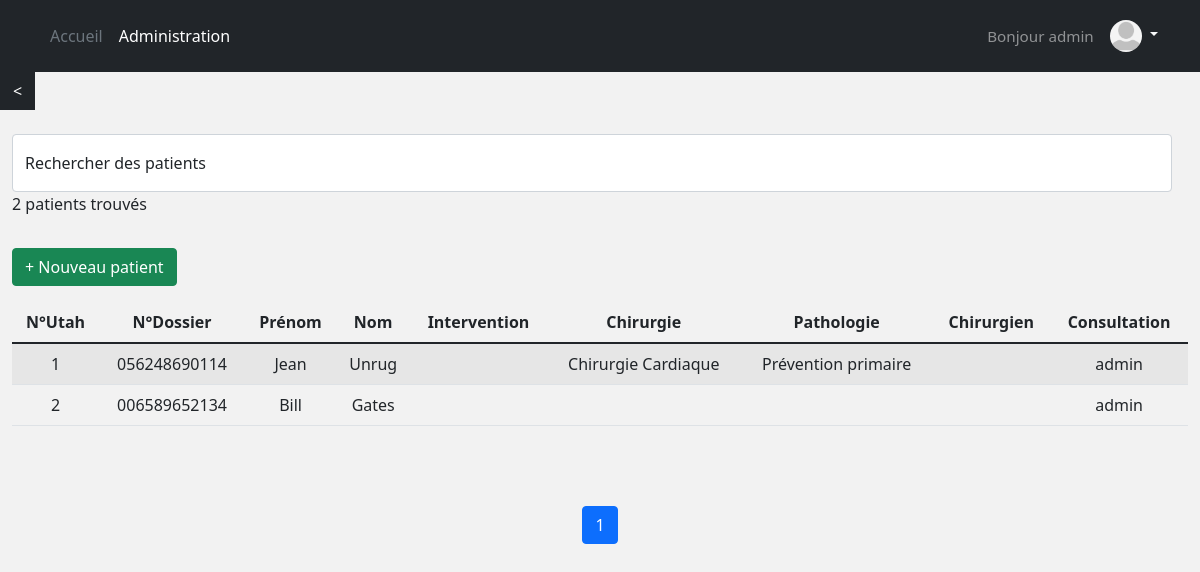
The page /patient/patients/is_author/ (signed in) on the database as committed earlier.
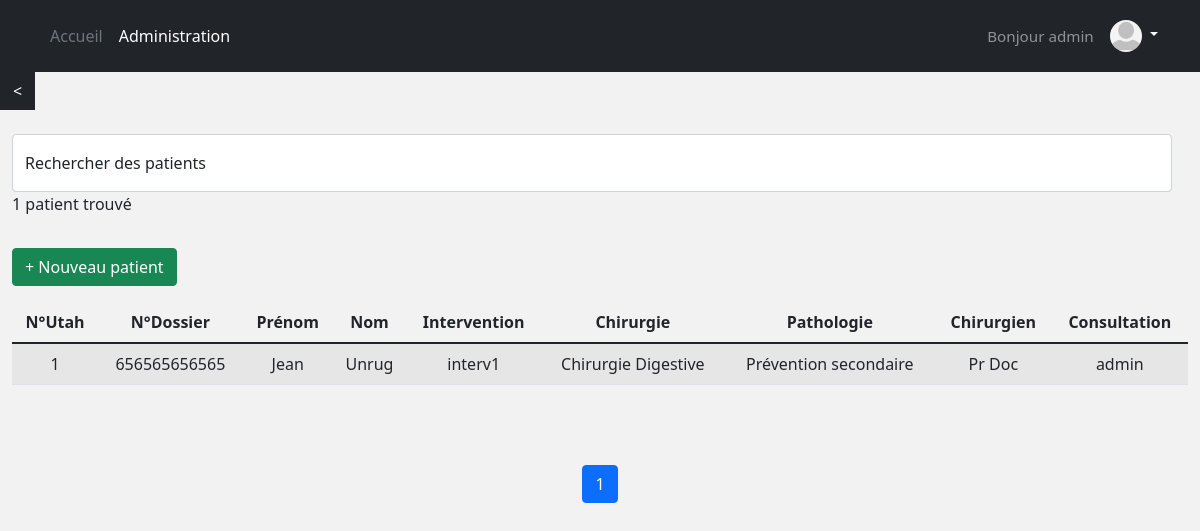
The same page on the database as committed later.
### account/models.py (models this page shows, shortened)
class Account(AbstractBaseUser):
    username = models.CharField(max_length=30, unique=True)
    email = models.EmailField(verbose_name="email", max_length=60, unique=True)
    profile_picture = models.ImageField(upload_to=upload_location, blank=True, null=True)
    date_joined = models.DateTimeField(verbose_name='date joined', auto_now_add=True)
    last_login = models.DateTimeField(verbose_name='last login', auto_now=True)
    is_admin = models.BooleanField(default=False)
    is_active = models.BooleanField(default=True)
    is_staff = models.BooleanField(default=False)
    is_superuser = models.BooleanField(default=False)
    USERNAME_FIELD = 'username'
    REQUIRED_FIELDS = ['email']
    objects = MyAccountManager()
    def profile_picture_is_valid(self):
        return self.profile_picture and os.path.isfile(os.path.join(MEDIA_ROOT, self.profile_picture.name))

### patient/models.py (models this page shows, shortened)
class Patient(models.Model):
    hosp_num = models.CharField("n°dossier", max_length=12, default="", validators=[
        RegexValidator(regex='^.{12}$', message='Length has to be 12'),
        RegexValidator(regex='^[0-9]*$', message='Only digits accepted')])
    firstname = models.CharField('prénom', max_length=200, default="")
    lastname = models.CharField('nom', max_length=200, default="")
    height = models.IntegerField('taille')
    weight = models.IntegerField('poids')
    ddn = models.DateField('Date de naissance')
    ddi = models.DateField("Date de l'intervention", null=True, blank=True)
    intervention = models.CharField('intervention', max_length=200, default="", blank=True)
    chirurgien = models.CharField('chirurgien', max_length=200, default="", blank=True)
    chirurgie = models.CharField("Discipline de l'intervention", max_length=40, choices=to_choice(CHIR_CHOICES), blank=True)
    bleeding_risk = models.CharField("Risque hémorragique de la chirurgie", max_length=100, choices=to_choice(BLEEDRISK_CHOICES), blank=True)
    consultant = models.CharField('Medecin qui fait la consultation', max_length=200, default="", blank=True)
    ddconsult = models.DateField("Date de la consultation", auto_now_add=True, blank=True)
    traitements = models.JSONField(default=dict, blank=True)
    algo = models.CharField("Algorithme suivi", max_length=40, choices=to_choice(ALGO_CHOICES), blank=True)
    algo_result = models.CharField('Résultat', max_length=400, default="", blank=True)
    algo_complete_results = models.JSONField(default=dict)
    schema_therap = models.CharField("Schéma thérapeutique donné au patient", max_length=40, default="Date exacte",
                                     choices=to_choice(["Date exacte", "Terminologie 'dernière prise à J-xx'", "Pas d'arrêt du traitement"]))
    aptt = models.IntegerField('APTT', null=True, blank=True)
    pt = models.IntegerField('PT', null=True, blank=True)
    inr = models.IntegerField('INR', null=True, blank=True)
    hemoglobine = models.IntegerField('Hémoglobine', null=True, blank=True)
    plaquette = models.IntegerField('Plaquettes', null=True, blank=True)
    dfg = models.IntegerField('DFG', null=True, blank=True)
    vol_sang = models.IntegerField('Volume de saignement peropératoire', null=True, blank=True)
    coag = models.CharField("Qualité de la coagulation selon le chirurgien", max_length=2, default='-5',
                            choices=to_choice(['-' + str(i) for i in range(6)] + ['+' + str(i) for i in range(5, -1, -1)]))
    incl_num = models.AutoField(primary_key=True)
    date_published = models.DateTimeField(auto_now_add=True, verbose_name="date published")
    date_updated = models.DateTimeField(auto_now=True, verbose_name="date updated")
    author = models.ForeignKey(settings.AUTH_USER_MODEL, on_delete=models.CASCADE)
    slug = models.SlugField(blank=True, unique=True)
    pathologie = models.CharField("Pathologie justifiant le traitement", max_length=40, choices=to_choice(PATH_CHOICES), blank=True)
    traitement1 = models.CharField("Premier traitement", max_length=40, choices=to_choice(TRAIT_CHOICES), blank=True)
    traitement2 = models.CharField("Deuxième traitement", max_length=40, choices=to_choice(TRAIT_CHOICES), blank=True)
    date_derniere_prise_th1 = models.DateField('Date de dernière prise théorique (premier traitement)', null=True, blank=True)
    date_derniere_prise1 = models.DateField('Date de dernière prise pratique (premier traitement)', null=True, blank=True)
    inobservance1 = models.CharField("Inobservance (premier traitement)", max_length=40, default="Pas d'inobservance",
                                     choices=to_choice(["Pas d'inobservance", "Oubli", "Incompréhension", "Contre-ordre médical"]))
    date_derniere_prise_th2 = models.DateField('Date de dernière prise théorique (deuxième traitement)', null=True, blank=True)
    date_derniere_prise2 = models.DateField('Date de dernière prise pratique (deuxième traitement)', null=True, blank=True)
    inobservance2 = models.CharField("Inobservance (deuxième traitement)", max_length=40, default="Pas d'inobservance",
                                     choices=to_choice(["Pas d'inobservance", "Oubli", "Incompréhension", "Contre-ordre médical"]))

### patient/views.py (the view)
# urls.py: path('patients/<filter>/', patients_view, name="patients"),
@login_required(login_url='login')
def patients_view(request, filter):
    context = {}
    query, patients = get_patients_page(request, N_PATIENTS_PER_PAGE, filter)
    context['patients'] = patients
    context['n_patients'] = len(patients)
    if query:
        context['query'] = query
    return render(request, 'patient/patients.html', context)

### patient/utils.py (called while the page is built)
def get_patients_queryset(query=None, **kwargs):
    queryset = []
    queries = query.split(" ")
    ref_patients = Patient.objects.filter(**kwargs)
    for q in queries:
        patients = Patient.objects.filter(
            Q(incl_num__icontains=q) |
            Q(hosp_num__iexact=q) |
            Q(firstname__icontains=q) |
            Q(lastname__icontains=q) |
            Q(intervention__icontains=q) |
            Q(chirurgie__icontains=q) |
            Q(pathologie__icontains=q) |
            Q(chirurgien__icontains=q) |
            Q(consultant__icontains=q)
        ).distinct()
        for patient in patients:
            if patient in ref_patients:
                queryset.append(patient)
    return list(set(queryset))

def get_patients_page(request, patients_per_page=10, filter='is_author'):
    query = ""
    if request.GET:
        query = str(request.GET.get('q', ''))
    kwargs = {}
    if filter == "is_author":
        kwargs["author"] = request.user
    patients = sorted(get_patients_queryset(query, **kwargs), key=attrgetter('date_updated'), reverse=True)
    page = request.GET.get('page', 1)
    patients_paginator = Paginator(patients, patients_per_page)
    try:
        patients = patients_paginator.page(page)
    except PageNotAnInteger:
        patients = patients_paginator.page(patients_per_page)
    except EmptyPage:
        patients = patients_paginator.page(patients_paginator.num_pages)
    return query, patients

### patient/templates/patient/patients.html (shortened to what this page needs)
{% extends 'base.html' %}
{% load bootstrap %}
{% block content %}
<a href="{% url 'home' %}" class="btn btn-dark" style="border-radius: 0;"><</a>
<br><br>
<div class="container-fluid d-grid gap-3 align-items-center" style="grid-template-columns: 2fr;">
  <div class="d-flex align-items-left">
    <form class="w-100 me-3" method="get">
      <div class="form-floating">
        <input class="form-control"  name="q" type="search" id="id_q" placeholder="recherche">
        <label for="id_q">Rechercher des patients</label>
        {% if n_patients == 0 %}
        <p>Aucun patients trouvés</p>
        {% elif n_patients == 1 %}
        <p>1 patient trouvé</p>
        {% else %}
        <p>{{n_patients}} patients trouvés</p>
        {% endif %}
      </div>
    </form>
  </div>
  <div>
    <a href="{% url 'patient:preop' %}" class="btn btn-success">+ Nouveau patient</a>
  </div>
  {% if n_patients %}
  <div class="table-responsive">
    <table id="mytable" class="table table-bordred table-striped sortable">
      <thead>
        <th>N°Utah</th>
        <th>N°Dossier</th>
        <th>Prénom</th>
        <th>Nom</th>
        <th>Intervention</th>
        <th>Chirurgie</th>
        <th>Pathologie</th>
        <th>Chirurgien</th>
        <th>Consultation</th>
      </thead>
      <tbody>
        {% for file in patients %}
          <tr data-href="{% url 'patient:detail' file.slug %}">
            <td>{{file.incl_num}}</td>
            <td>{{file.hosp_num}}</td>
            <td>{{file.firstname}}</td>
            <td>{{file.lastname}}</td>
            <td>{{file.intervention}}</td>
            <td>{{file.chirurgie}}</td>
            <td>{{file.pathologie}}</td>
            <td>{{file.chirurgien}}</td>
            <td>{{file.consultant}}</td>
          </tr>
        {% endfor %}
      </tbody>
    </table>
   </div>
  {% include 'patient/snippets/patient_pagination.html' with patients=patients %}
  {% endif %}
</div>
{% endblock content %}

### templates/base.html (shortened to what this page needs)
<!DOCTYPE html>
<html lang=fr>
<head>
  <link href="https://cdn.jsdelivr.net/npm/bootstrap@5.1.3/dist/css/bootstrap.min.css" rel="stylesheet">
</head>
<body>
{% if request.user.is_authenticated %}
  {% include 'snippets/header.html' %}
{% endif %}
<div class="main">
	{% block content %}
	{% endblock content %}
  <br><br>
</div>
</body>
</html>

### templates/snippets/header.html (shortened to what this page needs)
{% load static %}
<header class="p-3 bg-dark text-white">
	<div class="container">
		<div class="d-flex flex-wrap align-items-center justify-content-center justify-content-lg-start">
			<ul class="nav col-12 col-lg-auto me-lg-auto mb-2 justify-content-center mb-md-0">
				<li><a class="nav-link px-2 text-secondary" href="{% url 'home' %}">Accueil</a></li>
				<li><a class="nav-link px-2 text-white" href="/admin/">Administration</a></li>
			</ul>
			<h2 class="h2 col-12 col-lg-auto mb-3 mb-lg-0 me-lg-3 text-center"> Bonjour {{ user.username }}</h2>
			<div class="dropdown text-end">
				<a href="#" class="d-block link-light text-decoration-none dropdown-toggle" id="dropdownUser1" data-bs-toggle="dropdown" aria-expanded="false">
					{% if user.profile_picture_is_valid %}
					<img src="{{user.profile_picture.url}}" alt="mdo" width="32" height="32" class="rounded-circle">
					{% else %}
					<img src="{% static 'images/default_profile_picture.png' %}" alt="mdo" width="32" height="32" class="rounded-circle">
			    {% endif %}
				</a>
			</div>
		</div>
	</div>
</header>

### patient/templates/patient/snippets/patient_pagination.html (shortened to what this page needs)
<div class="d-flex flex-column m-auto pagination mt-5">
<nav aria-label="Page navigation">
  <ul class="pagination pg-grey justify-content-center">
  {% for i in patients.paginator.page_range %}
    {% if patients.number == i %}
      <li class="page-item active"><a class="page-link">{{ i }}</a></li>
    {% else %}
      <li class="page-item" ><a class="page-link" href="?{% if query %}q={{query}}&{% endif %}page={{ i }}">{{ i }}</a></li>
    {% endif %}
  {% endfor %}
</ul>
</nav>
</div>

### templates/snippets/base_css.html (style rules this page uses)
body { background-color: #f2f2f2; }

### templates/snippets/header.html (style rules this page uses)
.dropdown-toggle { outline: 0; }
.h2 { font-size: 95%; color: rgba(255, 255, 255, 0.5); }

### templates/base.html (style rules this page uses)
.main { min-height: 100vh; height: 100%; }

### patient/templates/patient/patients.html (style rules this page uses)
td { vertical-align:middle; text-align:center; cursor: pointer; }
th { vertical-align:middle; text-align:center; }

Rows that differ between the two databases and show on the page:
removed Patient: incl_num "2", hosp_num "006589652134", firstname "Bill", lastname "Gates", consultant "admin"
changed Patient "Jean": hosp_num "056248690114" → "656565656565"; intervention (not shown) → "interv1"; chirurgie "Chirurgie Cardiaque" → "Chirurgie Digestive"; pathologie "Prévention primaire" → "Prévention secondaire"; chirurgien (not shown) → "Pr Doc"
Other text that changed with them:
{{ n_patients }}: "2" → (not shown)
text no longer shown: "patients trouvés"
text now shown: "1 patient trouvé"
